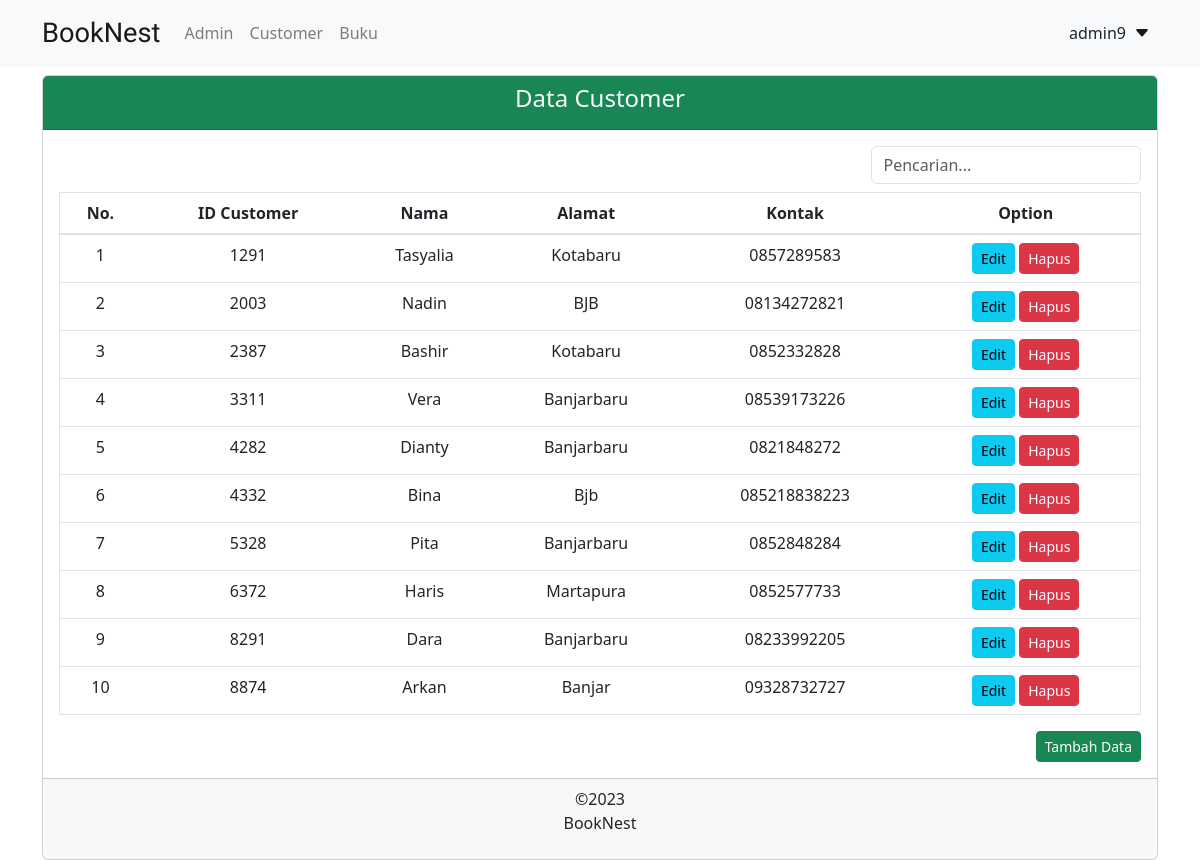
Screenshot of /toko_buku/customer.php (signed in) with the database file from the repository.
### tables this page shows
CREATE TABLE `customer` (
  `id_customer` varchar(30) NOT NULL,
  `nama` varchar(200) NOT NULL,
  `alamat` text NOT NULL,
  `kontak` varchar(20) NOT NULL
);

### toko_buku/customer.php (the view, shortened to what this page needs)
<?php
  require 'functions.php';
 ?>
<!DOCTYPE html>
<html lang="en" dir="ltr">
  <head>
    <link rel="stylesheet" href="assets/css/bootstrap.min.css">
  </head>
  <body>
    <?php
      include("navbar_admin.php");
    ?>
    <?php
      if (isset($_POST["find"])) {
        $find = $_POST["find"];
        $sql2 = "SELECT * FROM customer WHERE id_customer LIKE '%$find%' OR nama LIKE '%$find%'
        OR alamat LIKE '%$find%' OR kontak LIKE '%$find%'";
      } else {
        $sql2 = "SELECT * FROM customer";
      }
      $query = mysqli_query($connect, $sql2);
     ?>
    <div class="container">
      <div class="card">
        <div class="card-header bg-success text-light text-center">
          <h4>Data Customer</h4>
        </div>
        <div class="card-body">
          <div class="overflow-auto text-center">
          <form action="customer.php" method="post">
            <input type="text" name="find" class="form-control mb-2 col-sm-3 float-right" placeholder="Pencarian...">
          </form>
          <table class="table border">
            <thead>
              <th>No.</th>
              <th>ID Customer</th>
              <th>Nama</th>
              <th>Alamat</th>
              <th>Kontak</th>
              <th>Option</th>
            </thead>
            <tbody>
              <?php
                $number = 1;
                foreach ($query as $customer): ?>
                <tr>
                  <td>
                    <?php echo $number ?>
                  </td>
                  <td><?php echo $customer["id_customer"] ?></td>
                  <td><?php echo $customer["nama"] ?></td>
                  <td><?php echo $customer["alamat"] ?></td>
                  <td><?php echo $customer["kontak"] ?></td>
                  <td>
                    <button type="button" name="Edit" class="btn btn-sm btn-info"
                            data-toggle="modal" data-target="#modal_customer"
                            onclick='Edit(<?php echo json_encode($customer);?>)'>Edit</button>
                    <a href="delete_customer.php?id_customer=<?= $customer["id_customer"]; ?>"
                        onclick="return confirm('Apakah anda yakin ingin menghapus data ini ?');">
                        <button type="button" name="hapus" class="btn btn-sm btn-danger">Hapus</button>
                    </a>
                  </td>
                </tr>
              <?php $number++; endforeach; ?>
            </tbody>
          </table>
        </div>
          <button type="button" name="btnTambah" class="btn btn-sm btn-success float-right"
                  data-toggle="modal" data-target="#modal_customer" onclick="Add();">Tambah Data</button>
        </div>
        <div class="card-footer text-center">
          <p>&copy;2023 <br> BookNest</p>
        </div>
      </div>
    </div>
  </body>
</html>

### rows the page displays
customer: id_customer "1291", nama "Tasyalia", alamat "Kotabaru", kontak "0857289583"
customer: id_customer "2003", nama "Nadin", alamat "BJB", kontak "08134272821"
customer: id_customer "2387", nama "Bashir", alamat "Kotabaru", kontak "0852332828"
customer: id_customer "3311", nama "Vera", alamat "Banjarbaru", kontak "08539173226"
customer: id_customer "4282", nama "Dianty", alamat "Banjarbaru", kontak "0821848272"
customer: id_customer "4332", nama "Bina", alamat "Bjb", kontak "085218838223"
customer: id_customer "5328", nama "Pita", alamat "Banjarbaru", kontak "0852848284"
customer: id_customer "6372", nama "Haris", alamat "Martapura", kontak "0852577733"
customer: id_customer "8291", nama "Dara", alamat "Banjarbaru", kontak "08233992205"
customer: id_customer "8874", nama "Arkan", alamat "Banjar", kontak "09328732727"

### other values shown
$_SESSION["username"] "admin9"
